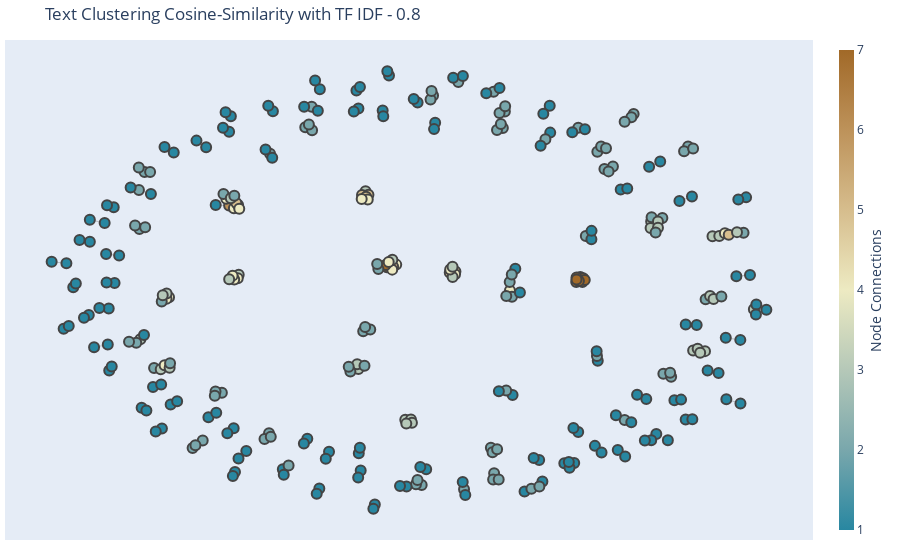

The notebook cell this image was saved under:
### Code cell
G = nx.from_pandas_edgelist(matches_df, source = "left_side", target = 'right_side')
text_similarity.plot_network(G)

### Figure 1 — Plotly figure (JSON) as saved in the notebook; plotly's stock layout.template omitted (floating-point values rounded to 4 significant figures; data arrays with more than 128 entries replaced by an {"elided": "..."} marker saying what was removed)
{"data": [{"hoverinfo": "none", "line": {"color": "#888", "width": 0.5}, "mode": "lines", "type": "scatter", "x": {"elided": "942 float values"}, "y": {"elided": "942 float values"}}, {"hoverinfo": "text", "marker": {"color": {"elided": "318 int values"}, "colorbar": {"thickness": 15, "title": {"side": "right", "text": "Node Connections"}, "xanchor": "left"}, "colorscale": [[0, "rgb(161, 105, 40)"], [0.1667, "rgb(189, 146, 90)"], [0.3333, "rgb(214, 189, 141)"], [0.5, "rgb(237, 234, 194)"], [0.6667, "rgb(181, 200, 184)"], [0.8333, "rgb(121, 167, 172)"], [1, "rgb(40, 135, 161)"]], "line": {"width": 2}, "reversescale": true, "showscale": true, "size": 10}, "mode": "markers", "text": {"elided": "318 str values"}, "type": "scatter", "x": {"elided": "318 float values"}, "y": {"elided": "318 float values"}}], "layout": {"hovermode": "closest", "margin": {"b": 20, "l": 5, "r": 5, "t": 40}, "showlegend": false, "title": {"text": "Text Clustering Cosine-Similarity with TF IDF - 0.8"}, "xaxis": {"showgrid": false, "showticklabels": false, "zeroline": false}, "yaxis": {"showgrid": false, "showticklabels": false, "zeroline": false}}}
